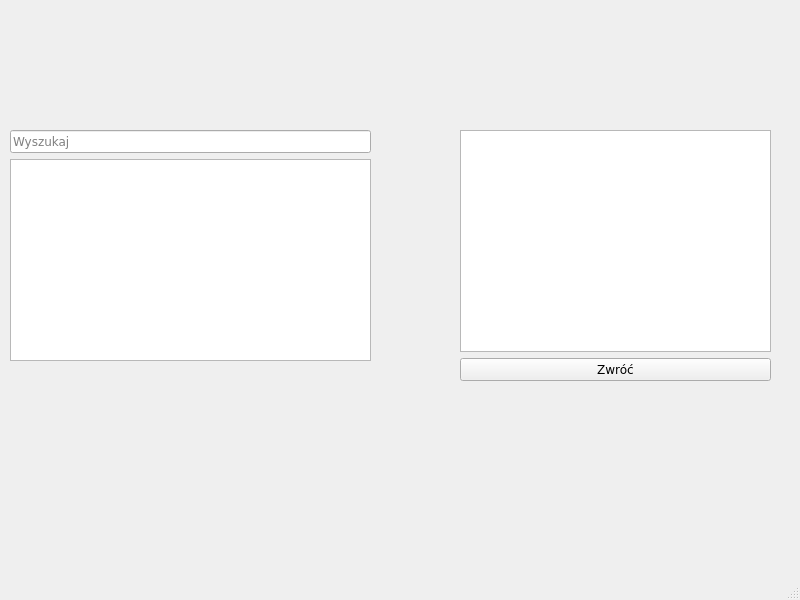
<?xml version="1.0" encoding="UTF-8"?>
<ui version="4.0">
 <class>Return_book</class>
 <widget class="QMainWindow" name="Return_book">
  <property name="geometry">
   <rect>
    <x>0</x>
    <y>0</y>
    <width>800</width>
    <height>600</height>
   </rect>
  </property>
  <property name="windowTitle">
   <string>LibSys</string>
  </property>
  <widget class="QWidget" name="centralwidget">
   <widget class="QWidget" name="layoutWidget">
    <property name="geometry">
     <rect>
      <x>10</x>
      <y>130</y>
      <width>361</width>
      <height>231</height>
     </rect>
    </property>
    <property name="font">
     <font>
      <family>Verdana</family>
     </font>
    </property>
    <layout class="QVBoxLayout" name="verticalLayout">
     <item>
      <widget class="QLineEdit" name="search_client">
       <property name="font">
        <font>
         <family>Verdana</family>
        </font>
       </property>
       <property name="placeholderText">
        <string>Wyszukaj</string>
       </property>
      </widget>
     </item>
     <item>
      <widget class="QTableView" name="client_table">
       <property name="font">
        <font>
         <family>Verdana</family>
        </font>
       </property>
      </widget>
     </item>
    </layout>
   </widget>
   <widget class="QWidget" name="">
    <property name="geometry">
     <rect>
      <x>460</x>
      <y>130</y>
      <width>311</width>
      <height>251</height>
     </rect>
    </property>
    <property name="font">
     <font>
      <family>Verdana</family>
     </font>
    </property>
    <layout class="QVBoxLayout" name="verticalLayout_2">
     <item>
      <widget class="QListWidget" name="return_loan_list">
       <property name="font">
        <font>
         <family>Verdana</family>
        </font>
       </property>
      </widget>
     </item>
     <item>
      <widget class="QPushButton" name="return_button">
       <property name="font">
        <font>
         <family>Verdana</family>
        </font>
       </property>
       <property name="text">
        <string>Zwróć</string>
       </property>
      </widget>
     </item>
    </layout>
   </widget>
  </widget>
  <widget class="QMenuBar" name="menubar">
   <property name="geometry">
    <rect>
     <x>0</x>
     <y>0</y>
     <width>800</width>
     <height>21</height>
    </rect>
   </property>
  </widget>
  <widget class="QStatusBar" name="statusbar"/>
 </widget>
 <resources/>
 <connections/>
</ui>
